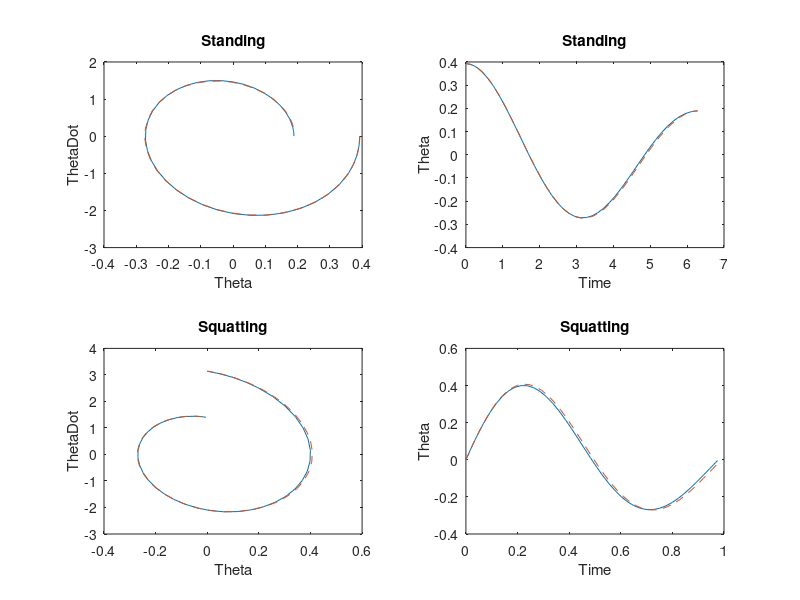
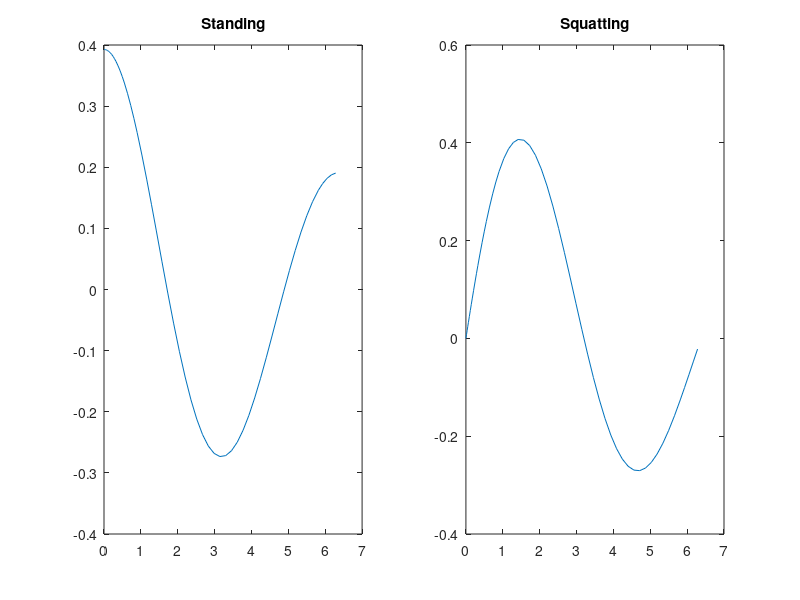

MATLAB code to generate these figures, in order:
%% ODE Test
clc; clear all; close all;

%% Nondimensional Parameters
% Tau = 2*pi/omegaN
sigma = 2.5;            % Nondimensional Mass Mr/Ms
delta = 0.05;            % Nondimensional Length 1-Lst/Ls
beta = 01*2*pi;               % Nondimensional Time Tst/Tperiod*2*pi
zeta = 0.12;            % Nondimensional Damping

thetaI = pi/8;
thetaDotI = pi;

% Energy
% nrgKEsq = @(thetaDot,sigma) (2+3*sigma)/(2+6*sigma)*thetaDot^2;
% nrgPEsq = @(theta) 1-cos(theta);
% nrgTsq = @(theta,thetaDot,sigma) nrgKEsq(thetaDot,sigma)+nrgPEsq(theta); 

nrgTsq = @(theta,thetaDot) 1/6*thetaDot^2+1/3*(1-cos(theta));

%% Physical Parameters
Ms = 0.15;
Ls = 0.25;
g = 9.81;

omegaNt = sqrt((3+6*sigma)/(2+6*sigma)*g/Ls);
omegaN = sqrt(g*((2*sigma+1)/2*Ms*Ls)/((1+3*sigma)/3*Ms*Ls^2));
Lst = (1-delta)*Ls;
Lsq = Ls;
Mp = sigma*Ms;
moveTime = beta/omegaN;

Is = 1/3*Ms*Ls^2;   % Moment of inertia swing
Isq = Mp*Lsq^2;     % Moment of inertia squat
Ist = Mp*Lst^2;     % Moment of inertia stand

datumPE = Ls; % PE Datum
Hs = datumPE-Ls/2;
Hsq = datumPE-Lsq;
Hst = datumPE-Lst;
Swing = [Ms Ls Hs Is];
Squat = [Mp Lsq Hsq Isq];
Stand = [Mp Lst Hst Ist];

% Energy
nrgKEr = @(thetaDot,I) 1/2*I*thetaDot.^2;               % Rotational Kinetic Energy
nrgPE = @(theta,M,L,H) M*g*(H+L*(1-cos(theta)));        % Gravitational Potential Energy
nrgT = @(theta,thetaDot,Ip,Lp,Hp) (nrgPE(theta,Mp,Lp,Hp)+nrgPE(theta,Ms,Ls/2,Hs))...    % Potential
     + (nrgKEr(thetaDot,Ip)+nrgKEr(thetaDot,Is));                                       % Rotational Kinetic


%% Nondimensional ODE Standing
% Time-Varying Parameters
% omega2 = @(tau) sqrt((3+6*sigma*(1-delta*tau/beta))/(2+6*sigma*(1-delta*tau/beta)^2));
% coefDisp = @(tau) omega2(tau)^2;
% coefVel = @(tau) 2*zeta*omega2(tau)+(6*sigma*delta*(delta*tau/beta-1))/(beta*(1+3*sigma*(1-delta*tau/beta)^2));

omegaNtau = @(tau) sqrt((3+6*sigma*(1-delta/beta*tau))/(3+6*sigma*(1-delta/beta*tau)^2)*g);
coefDisp = 1;
coefVel = @(tau) -6*sigma*delta/(beta*(1+3*sigma*(1-delta/beta*tau))) + 2*zeta;

thDot = @(t,th) [th(2); -coefVel(t)*th(2)-coefDisp*sin(th(1))];

% ODE settings
endCond = [0 1];
IC = [thetaI, 0];
tSpan = [0 beta];
options = odeset('MaxStep', 1e-3, 'InitialStep', 1e-3,'Events',@(time,thTemp)myEvent(time,thTemp,endCond));
[tauTemp, thTemp] = ode45(thDot,tSpan,IC);

% Results
tauNDSt = tauTemp;
timeNDSt = tauTemp/omegaN;
thetaNDSt = thTemp(:,1);
thetaDotNDSt = thTemp(:,2)*omegaN;

nrgIND = nrgTsq(thetaI,0)
nrgFND = nrgTsq(thTemp(end,1),thTemp(end,2))
%% Physical ODE Standing
% Time-Varying Properties
Ldot = (Lst-Lsq)/moveTime;
Lp = @(t) Lsq + Ldot*t;
Ip = @(t) Mp*Lp(t)^2;
I = @(t) Is+Ip(t);
ML = @(t) Mp*Lp(t) + Ms*Ls/2;
omegaNp = @(t) sqrt(g*ML(t)/I(t));
Mnc = @(t) Mp*Lp(t);
Cf = @(t) 2*Mp*Lp(t)*Ldot;
thDot = @(t,th) [th(2); (-Cf(t)/I(t)*(th(2))-2*zeta*omegaNp(t)*th(2)-g*ML(t)/I(t)*sin(th(1)))];

% ODE settings
endCond = [0 1];
IC = [thetaI, 0];
tSpan = [0 beta/omegaN];
[timeSt, thTemp] = ode45(thDot,tSpan,IC);

% Results
thetaSt = thTemp(:,1);
thetaDotSt = thTemp(:,2);

nrgI = nrgT(thetaI,0,Isq,Lsq,Hsq);
nrgF = nrgT(thetaSt(end),thetaDotSt(end),Isq,Lsq,Hsq);

%% Standing Plots
figure(1)
subplot(2,2,1)
plot(thetaSt,thetaDotSt);
hold on
plot(thetaNDSt,thetaDotNDSt,'--');
xlabel('Theta')
ylabel('ThetaDot')
title('Standing')

figure(1)
subplot(2,2,2)
plot(timeSt*omegaN,thetaSt)
hold on
plot(timeNDSt*omegaN,thetaNDSt,'--')
xlabel('Time')
ylabel('Theta')
title('Standing')

figure(2)
subplot(1,2,1)
plot(tauNDSt,thetaNDSt)
title('Standing')

%% Nondimensional ODE Squatting
% Time-Varying Parameters
% omega4 = @(tau) sqrt((3+6*sigma*(1-delta*(1-tau/beta)))/(2+6*sigma*(1-delta*(1-tau/beta))^2));
% coefDisp = @(tau) omega4(tau)^2;
% coefVel = @(tau) 2*zeta*omega4(tau)+(6*sigma*(1-delta^2*(1-tau/beta)))/(beta*(1+3*sigma*(1-delta*(1-tau/beta))^2));

omegaNtau = @(tau) sqrt((3+6*sigma*(1-delta*(1-tau/beta)))/(2+6*sigma*(1-delta*(1-tau/beta))^2));
coefDisp = 1;
coefVel = @(tau) 6*sigma*delta/(beta*(1+3*sigma*(1-delta*(1-tau/beta)))) + 2*zeta;

thDot = @(t,th) [th(2); -coefVel(t)*th(2)-coefDisp*sin(th(1))];

% ODE settings
endCond = [0 2];
IC = [0, thetaDotI/omegaN];
tSpan = [0 beta];
options = odeset('MaxStep', 1e-3, 'InitialStep', 1e-3,'Events',@(time,thTemp)myEvent(time,thTemp,endCond));
[tauTemp, thTemp] = ode45(thDot,tSpan,IC);

% Results
tauNDSq = tauTemp;
timeNDSq = tauTemp/omegaN;
thetaNDSq = thTemp(:,1);
thetaDotNDSq = thTemp(:,2)*omegaN;

%% Physical ODE Squatting
% Time-Varying Properties
Ldot = (Lsq-Lst)/moveTime;
Lp = @(t) Lst + Ldot*t;
Ip = @(t) Mp*Lp(t)^2;
I = @(t) Is+Ip(t);
ML = @(t) Mp*Lp(t) + Ms*Ls/2;
Mnc = @(t) Mp*Lp(t);
Cf = @(t) 2*Mp*Lp(t)*Ldot;
thDot = @(t,th) [th(2); (-Cf(t)/I(t)*(th(2))-2*zeta*omegaN*th(2)-g*ML(t)/I(t)*sin(th(1)))];

% ODE settings
endCond = [0 2];
IC = [0, thetaDotI];
tSpan = [0 beta/omegaN];
[timeSq, thTemp] = ode45(thDot,tSpan,IC);

% Results
thetaSq = thTemp(:,1);
thetaDotSq = thTemp(:,2);

% moveInput = [mu g moveTime];
% [tempTheta,tempThetaDot,~] = runODE(0,pi,moveInput,Swing,[Stand; Squat],moveTime,[0 2]);

%% Squatting Plots
figure(1)
subplot(2,2,3)
plot(thetaSq,thetaDotSq);
hold on
plot(thetaNDSq,thetaDotNDSq,'--');
xlabel('Theta')
ylabel('ThetaDot')
title('Squatting')

figure(1)
subplot(2,2,4)
plot(timeSq,thetaSq)
hold on
plot(timeNDSq,thetaNDSq,'--')
xlabel('Time')
ylabel('Theta')
title('Squatting')

figure(2)
subplot(1,2,2)
plot(tauNDSq,thetaNDSq)
title('Squatting')

function [value, isterminal, direction] = myEvent(time, thTemp, endCond)
    value      = [thTemp(endCond(2))-endCond(1), time-2];
    isterminal = [1 1];   % Stop the integration
    direction  = [0 0];
end
